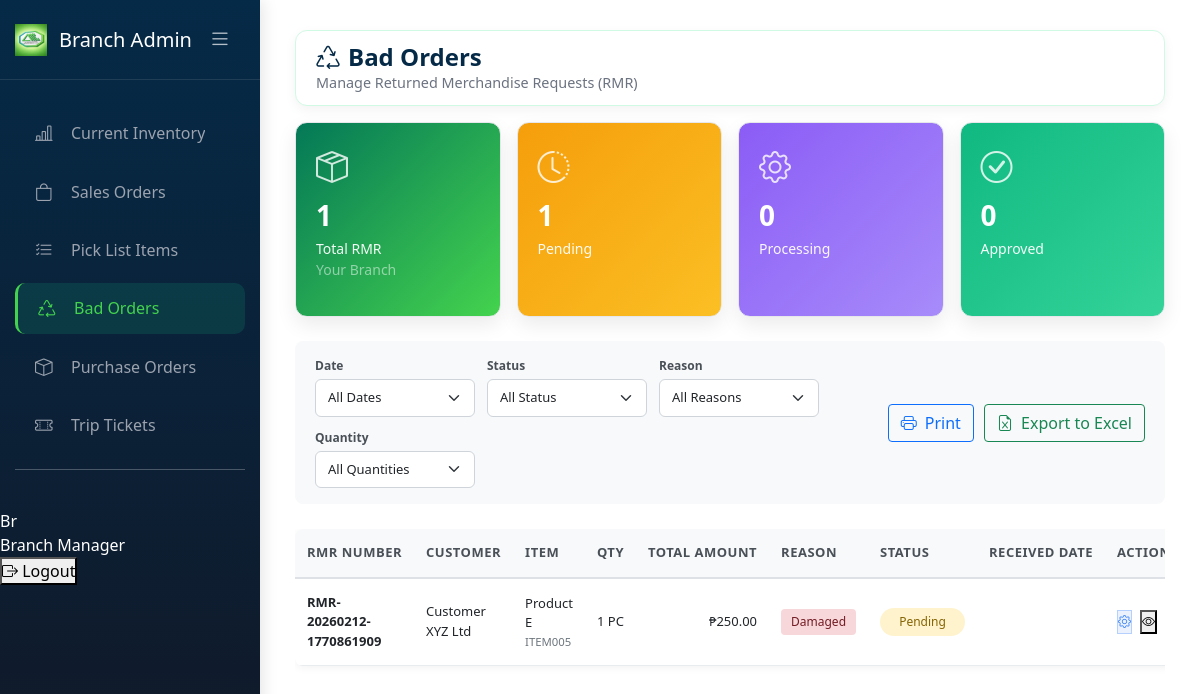
The page /BranchAdmin/bad_orders.php (signed in) on the database its author committed.
### tables this page shows
CREATE TABLE `rmr_requests` (
  `rmr_id` int(11) NOT NULL,
  `rmr_number` varchar(50) NOT NULL,
  `so_id` int(11) DEFAULT NULL,
  `customer_id` int(11) NOT NULL,
  `item_id` int(11) NOT NULL,
  `return_quantity` int(11) NOT NULL,
  `return_reason` enum('damaged','expired','wrong-item','quality','overstock','other') NOT NULL,
  `reason_details` text DEFAULT NULL,
  `rmr_status` enum('pending','processing','approved','rejected','resolved') DEFAULT 'pending',
  `received_date` datetime DEFAULT NULL,
  `received_by` int(11) DEFAULT NULL,
  `inspector_name` varchar(100) DEFAULT NULL,
  `inspection_type` enum('visual','functional','lab','sample') DEFAULT NULL,
  `disposition_type` enum('credit','refund','replacement','disposal','return-to-supplier') DEFAULT NULL,
  `created_at` timestamp NOT NULL DEFAULT current_timestamp(),
  `updated_at` timestamp NOT NULL DEFAULT current_timestamp() ON UPDATE current_timestamp(),
  `branch_id` int(11) DEFAULT NULL
);

CREATE TABLE `customers` (
  `customer_id` int(11) NOT NULL,
  `customer_name` varchar(100) NOT NULL,
  `customer_code` varchar(50) NOT NULL,
  `contact_person` varchar(100) DEFAULT NULL,
  `email` varchar(100) DEFAULT NULL,
  `phone_number` varchar(20) DEFAULT NULL,
  `address` varchar(255) DEFAULT NULL,
  `city` varchar(50) DEFAULT NULL,
  `longitude` decimal(10,6) DEFAULT NULL,
  `latitude` decimal(10,8) DEFAULT NULL,
  `credit_limit` decimal(12,2) DEFAULT 0.00,
  `credit_used` decimal(12,2) DEFAULT 0.00,
  `status` enum('active','inactive','suspended') DEFAULT 'active',
  `created_at` timestamp NOT NULL DEFAULT current_timestamp(),
  `updated_at` timestamp NOT NULL DEFAULT current_timestamp() ON UPDATE current_timestamp(),
  `branch_id` int(11) DEFAULT NULL,
  `full_address` text DEFAULT NULL,
  `delivery_instructions` text DEFAULT NULL
);

CREATE TABLE `items` (
  `item_id` int(11) NOT NULL,
  `item_code` varchar(50) NOT NULL,
  `item_name` varchar(150) NOT NULL,
  `description` text DEFAULT NULL,
  `category` varchar(100) DEFAULT NULL,
  `stock` int(11) NOT NULL,
  `unit_type` enum('case','inner-pack','piece','box','carton') DEFAULT 'piece',
  `unit_price` decimal(10,2) NOT NULL,
  `reorder_level` int(11) DEFAULT 50,
  `status` enum('active','inactive','discontinued') DEFAULT 'active',
  `created_at` timestamp NOT NULL DEFAULT current_timestamp(),
  `updated_at` timestamp NOT NULL DEFAULT current_timestamp() ON UPDATE current_timestamp(),
  `branch_id` int(11) DEFAULT NULL
);

### BranchAdmin/bad_orders.php (the view, shortened to what the rows shown need)
<?php
require_once '../config/database.php';
$branch_id = $_SESSION['branch_id'] ?? 0;
$view_all_branches = $_SESSION['view_all_branches'] ?? false;
$rmr_branch_column_exists = false;
$check_rmr_column = $conn->query("SHOW COLUMNS FROM rmr_requests LIKE 'branch_id'");
if ($check_rmr_column && $check_rmr_column->num_rows > 0) {
    $rmr_branch_column_exists = true;
}
$rmr_branch_condition = "";
if ($rmr_branch_column_exists && !$view_all_branches) {
    $rmr_branch_condition = "AND r.branch_id = $branch_id";
}
$rmr_query = "
    SELECT
        r.rmr_id,
        r.rmr_number,
        r.so_id,
        r.return_quantity,
        r.return_reason,
        r.reason_details,
        r.rmr_status,
        r.received_date,
        r.inspector_name,
        r.inspection_type,
        r.disposition_type,
        r.branch_id,
        r.created_at,
        r.updated_at,
        c.customer_name,
        c.customer_id,
        i.item_id,
        i.item_code,
        i.item_name,
        i.unit_price,
        i.unit_type,
        b.branch_name,
        CONCAT(u.first_name, ' ', u.last_name) as received_by_name
    FROM rmr_requests r
    JOIN customers c ON r.customer_id = c.customer_id
    JOIN items i ON r.item_id = i.item_id
    LEFT JOIN branches b ON r.branch_id = b.branch_id
    LEFT JOIN users u ON r.received_by = u.user_id
    WHERE 1=1
    $rmr_branch_condition
    ORDER BY r.created_at DESC, r.rmr_id DESC
";
$rmr_result = $conn->query($rmr_query);
$rmr_requests = $rmr_result->fetch_all(MYSQLI_ASSOC);
$pending_rmr = count(array_filter($rmr_requests, fn($r) => $r['rmr_status'] === 'pending'));
$processing_rmr = count(array_filter($rmr_requests, fn($r) => $r['rmr_status'] === 'processing'));
$approved_rmr = count(array_filter($rmr_requests, fn($r) => $r['rmr_status'] === 'approved'));
$statPendingRMR = $pending_rmr;
$statProcessingRMR = $processing_rmr;
$statApprovedRMR = $approved_rmr;
function getRMRStatusClass($status) {
    return match($status) {
        'pending' => 'status-pending',
        'processing' => 'status-processing',
        'approved' => 'status-approved',
        'rejected' => 'status-rejected',
        'resolved' => 'status-resolved',
        default => 'status-pending'
    };
}
function getRMRStatusText($status) {
    return match($status) {
        'pending' => 'Pending',
        'processing' => 'Processing',
        'approved' => 'Approved',
        'rejected' => 'Rejected',
        'resolved' => 'Resolved',
        default => ucfirst($status)
    };
}
function getReturnReasonClass($reason) {
    return match($reason) {
        'damaged' => 'reason-damaged',
        'expired' => 'reason-expired',
        'wrong-item' => 'reason-wrong-item',
        'quality' => 'reason-quality',
        'overstock' => 'reason-overstock',
        'other' => 'reason-other',
        default => 'reason-other'
    };
}
function getReturnReasonText($reason) {
    return match($reason) {
        'damaged' => 'Damaged',
        'expired' => 'Expired',
        'wrong-item' => 'Wrong Item',
        'quality' => 'Quality Issue',
        'overstock' => 'Overstock',
        'other' => 'Other',
        default => ucfirst($reason)
    };
}
function getUnitText($unit) {
    return match($unit) {
        'case' => 'CS',
        'inner-pack' => 'IP',
        'piece' => 'PC',
        'box' => 'BX',
        'carton' => 'CTN',
        default => strtoupper(substr($unit, 0, 2))
    };
}
function formatDate($dateTimeStr) {
    if (!$dateTimeStr) return '';
    $date = new DateTime($dateTimeStr);
    return $date->format('M d, Y H:i');
}
?>
<!DOCTYPE html>
<html lang="en">
<head>
    <link rel="stylesheet" href="../css/current_inventory.css">
    <link rel="stylesheet" href="../css/bad_orders.css">
    <link href="https://cdn.jsdelivr.net/npm/bootstrap@5.1.3/dist/css/bootstrap.min.css" rel="stylesheet">
    <link rel="stylesheet" href="https://cdn.jsdelivr.net/npm/bootstrap-icons@1.8.1/font/bootstrap-icons.css">
    <link href="https://cdn.jsdelivr.net/npm/sweetalert2@11/dist/sweetalert2.min.css" rel="stylesheet">
</head>
<body>
    <div id="appPage">
        <div class="main-content" id="mainContent">
            <div class="page-content active">
                <div class="navbar-top">
                    <div class="page-title">
                        <h2><i class="bi bi-recycle me-2"></i>Bad Orders</h2>
                    </div>
                </div>
                <div class="row g-3 mb-4">
                    <div class="col-md-3 col-6">
                        <div class="stat-card pending">
                            <i class="bi bi-clock-history stat-icon"></i>
                            <div class="stat-value"><?= $statPendingRMR ?></div>
                            <div class="stat-label">Pending</div>
                        </div>
                    </div>
                    <div class="col-md-3 col-6">
                        <div class="stat-card processing">
                            <i class="bi bi-gear stat-icon"></i>
                            <div class="stat-value"><?= $statProcessingRMR ?></div>
                            <div class="stat-label">Processing</div>
                        </div>
                    </div>
                    <div class="col-md-3 col-6">
                        <div class="stat-card approved">
                            <i class="bi bi-check-circle stat-icon"></i>
                            <div class="stat-value"><?= $statApprovedRMR ?></div>
                            <div class="stat-label">Approved</div>
                        </div>
                    </div>
                </div>
                <div class="table-responsive">
                    <table class="table rmr-table" id="rmrTable">
                        <thead>
                            <tr>
                                <th class="col-rmr">RMR NUMBER</th>
                                <th class="col-customer">CUSTOMER</th>
                                <th class="col-item">ITEM</th>
                                <th class="col-qty">QTY</th>
                                <th class="col-amount">TOTAL AMOUNT</th>
                                <th class="col-reason">REASON</th>
                                <th class="col-status">STATUS</th>
                                <th class="col-received">RECEIVED DATE</th>
                                <th class="col-actions">ACTIONS</th>
                            </tr>
                        </thead>
                        <tbody id="rmrTableBody">
                            <?php if (empty($rmr_requests)): ?>
                            <tr>
                                <td colspan="<?= ($rmr_branch_column_exists && $view_all_branches) ? '10' : '9' ?>" class="empty-state-table">
                                    <i class="bi bi-inbox"></i>
                                    <h5>No Returned Merchandise Requests</h5>
                                    <p class="text-muted">
                                        RMR requests are created by the Sales team.
                                        <?php if ($rmr_branch_column_exists && !$view_all_branches): ?>
                                            <br>No requests found for your branch.
                                        <?php else: ?>
                                            <br>No requests available at this time.
                                        <?php endif; ?>
                                    </p>
                                </td>
                            </tr>
                            <?php else: ?>
                                <?php foreach ($rmr_requests as $rmr):
                                    $totalAmount = $rmr['return_quantity'] * $rmr['unit_price'];
                                ?>
                                <tr class="rmr-row"
                                    data-id="<?= $rmr['rmr_id'] ?>"
                                    data-rmr-number="<?= htmlspecialchars($rmr['rmr_number']) ?>"
                                    data-status="<?= $rmr['rmr_status'] ?>"
                                    data-reason="<?= $rmr['return_reason'] ?>"
                                    data-received-date="<?= $rmr['received_date'] ?>"
                                    data-quantity="<?= $rmr['return_quantity'] ?>"
                                    data-branch="<?= $rmr['branch_id'] ?? '' ?>">
                                    <td class="col-rmr"><strong><?= htmlspecialchars($rmr['rmr_number']) ?></strong></td>
                                    <td class="col-customer"><?= htmlspecialchars($rmr['customer_name']) ?></td>
                                    <td class="col-item">
                                        <?= htmlspecialchars($rmr['item_name']) ?>
                                        <small class="d-block text-muted"><?= htmlspecialchars($rmr['item_code']) ?></small>
                                    </td>
                                    <td class="col-qty"><?= $rmr['return_quantity'] ?> <?= getUnitText($rmr['unit_type']) ?></td>
                                    <td class="col-amount">₱<?= number_format($totalAmount, 2) ?></td>
                                    <td class="col-reason">
                                        <span class="return-reason <?= getReturnReasonClass($rmr['return_reason']) ?>">
                                            <?= getReturnReasonText($rmr['return_reason']) ?>
                                        </span>
                                    </td>
                                    <td class="col-status">
                                        <span class="status-badge <?= getRMRStatusClass($rmr['rmr_status']) ?>">
                                            <?= getRMRStatusText($rmr['rmr_status']) ?>
                                        </span>
                                    </td>
                                    <td class="col-received"><?= formatDate($rmr['received_date']) ?></td>
                                    <td class="col-actions">
                                        <div class="action-buttons">
                                            <?php if ($rmr['rmr_status'] === 'pending'): ?>
                                                <button class="table-btn btn-process" onclick="processRMR(<?= $rmr['rmr_id'] ?>)" title="Process">
                                                    <i class="bi bi-gear"></i>
                                                </button>
                                            <?php endif; ?>
                                            <button class="table-btn btn-view" onclick="viewRMR(<?= $rmr['rmr_id'] ?>)" title="View">
                                                <i class="bi bi-eye"></i>
                                            </button>
                                        </div>
                                    </td>
                                </tr>
                                <?php endforeach; ?>
                            <?php endif; ?>
                        </tbody>
                    </table>
                </div>
            </div>
        </div>
    </div>
</body>
</html>

### rows shown on the page
rmr_requests: rmr_status "1", rmr_status "0", rmr_number "RMR-20260212-1770861909", customer.customer_name "Customer XYZ Ltd", item.item_name "Product E", item.item_code "ITEM005", return_quantity "1", item.unit_type "PC", item.unit_price "250.00", return_reason "Damaged", rmr_status "Pending"

### other values the page prints
substr($user_name, 0, 2) "Br"
$user_name "Branch Manager"
$statTotalRMR "1"
